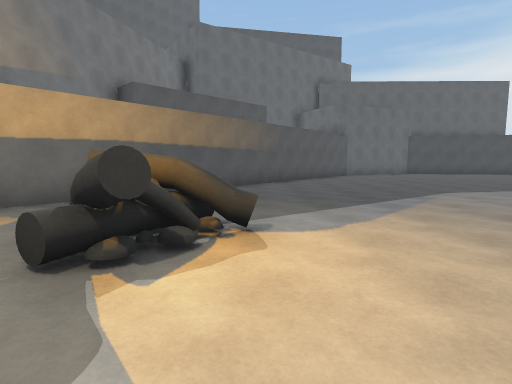
View 1 (above)

19 first-person views from a walk through a Unity game level. The camera is 1.4 m above the floor, tilts 6° down and sees 80° across. The floor is counted in squares, 2 m on a side. Each view is taken from the middle of a square. On the plan, view 1 faces up. The plan holds only what a view shows up to about 10 squares ahead; the rest is blank. The place goes on beyond the plan. Door leaves are left out, so doorways stand open. Surface patterns are stand-ins for the level's own textures.

View 2
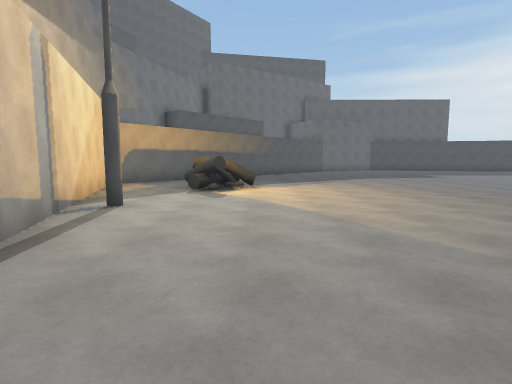

View 3
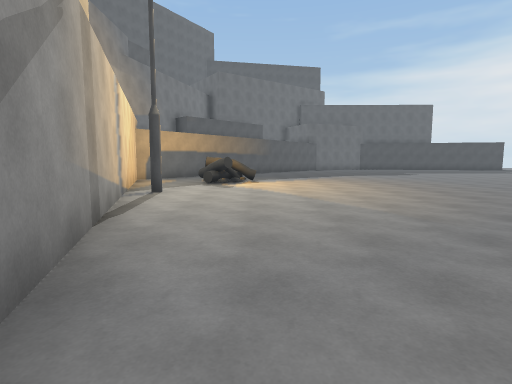

View 4
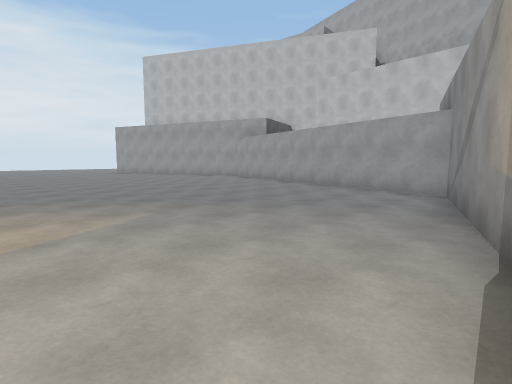

View 5
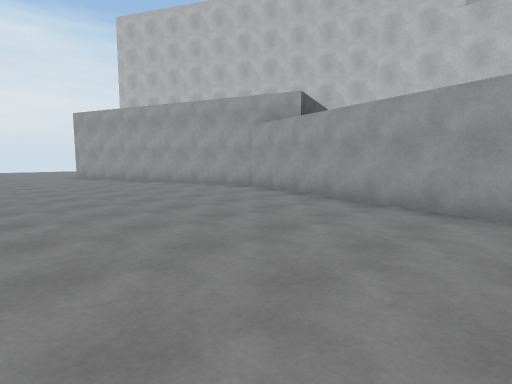

View 6
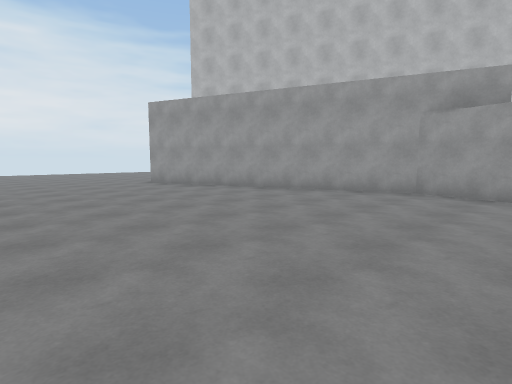

View 7
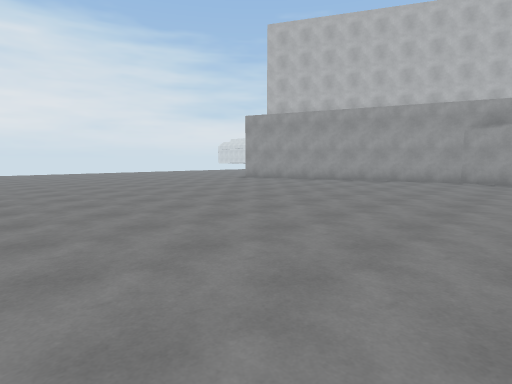

View 8
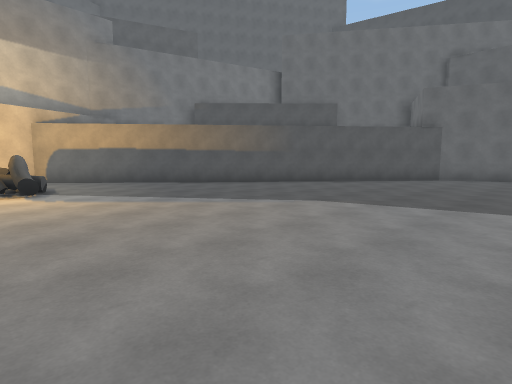

View 9
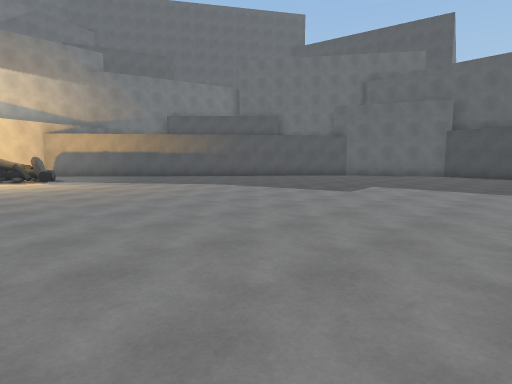

View 10
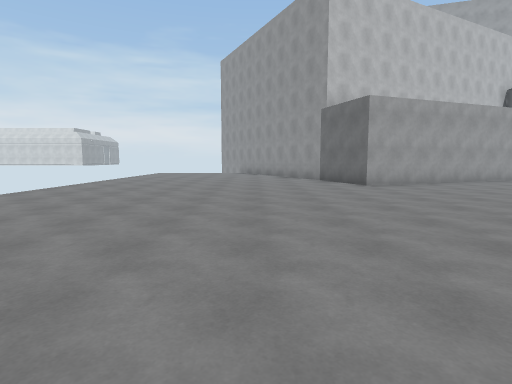

View 11
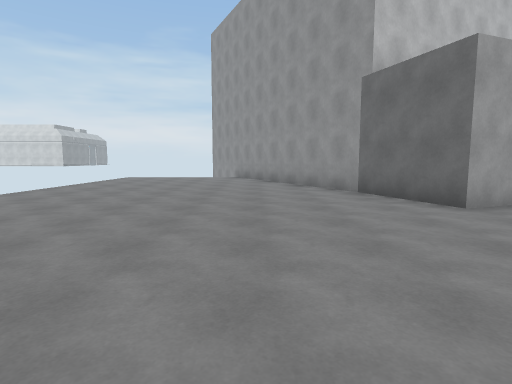

View 12
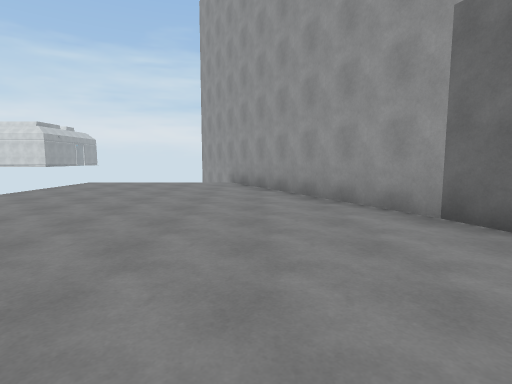

View 13
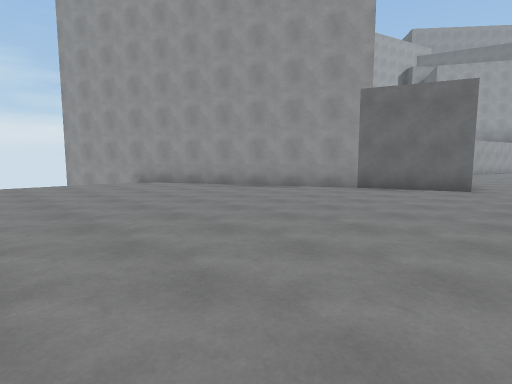

View 14
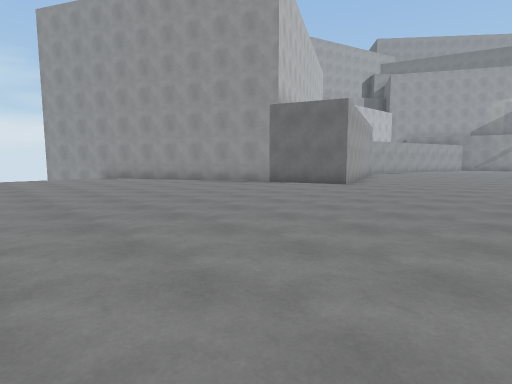

View 15
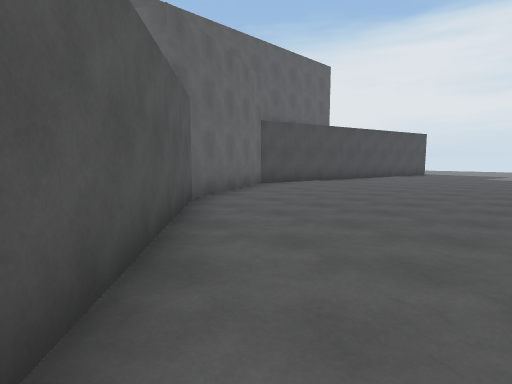

View 16
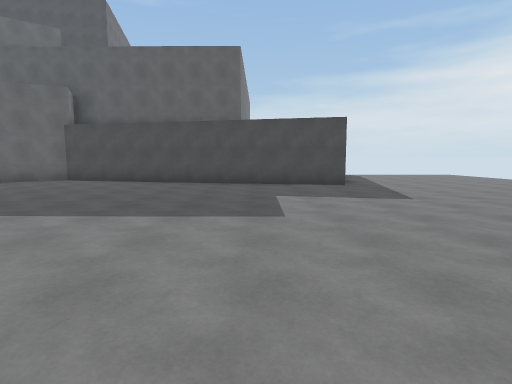

View 17
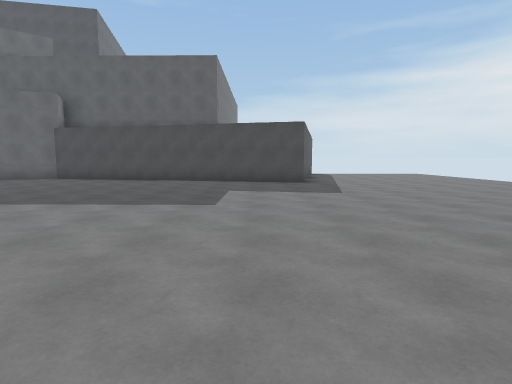

View 18
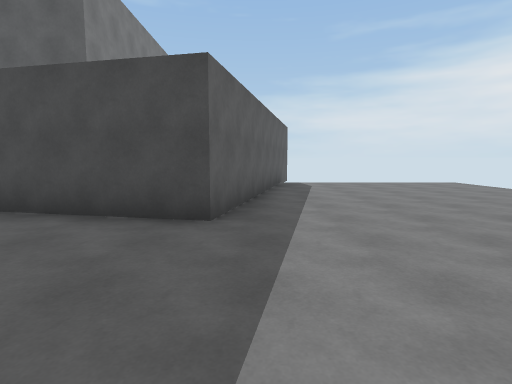

View 19
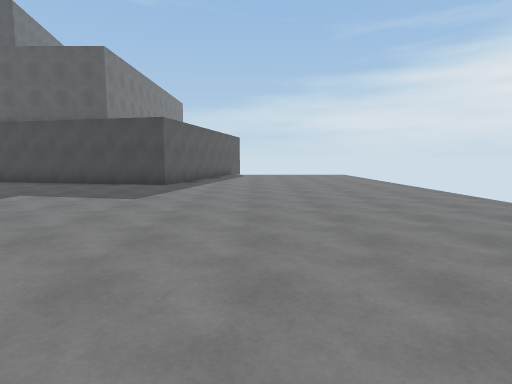

### Floor plan
Points are (right, up) in squares from view 1. A wall is a line through its corners. A room is listed if a view was taken in it or the views show most of it. See-through windows are left out.
Room 1 (views 1, 2, 3, 4, 5, 6, 7, 8, 9, 10, 11, 12, 13, 14, 15, 16, 17, 18, 19)
walls: (17.9, 20.1) (16.5, 13.5) (7.6, 15.4) (4.1, 13.7) (-4.2, 3.8) (-0.5, -7.6) (8.1, -9.9) (15, -7.4) (15.8, -9.6) (19.3, -16.5)
objects: other object (-2, 2) to (0, 3)

Where each view was taken, in squares from view 1:
view 1: 0 up, 0 right, facing up
view 2: 5 down, 0 right, facing up
view 3: 7 down, 0 right, facing up
view 4: 1 down, 2 left, facing down-right
view 5: 4 down, 2 right, facing down-right
view 6: 3 down, 6 right, facing down-right
view 7: 1 up, 6 right, facing down-right
view 8: 2 up, 7 right, facing up-left
view 9: 1 up, 11 right, facing up-left
view 10: 1 up, 18 right, facing down
view 11: 3 down, 18 right, facing down
view 12: 6 down, 18 right, facing down
view 13: 6 down, 23 right, facing down-left
view 14: 3 down, 23 right, facing down-left
view 15: 9 up, 1 right, facing up-right
view 16: 5 up, 14 right, facing up
view 17: 4 up, 15 right, facing up
view 18: 10 up, 17 right, facing up
view 19: 5 up, 19 right, facing up
